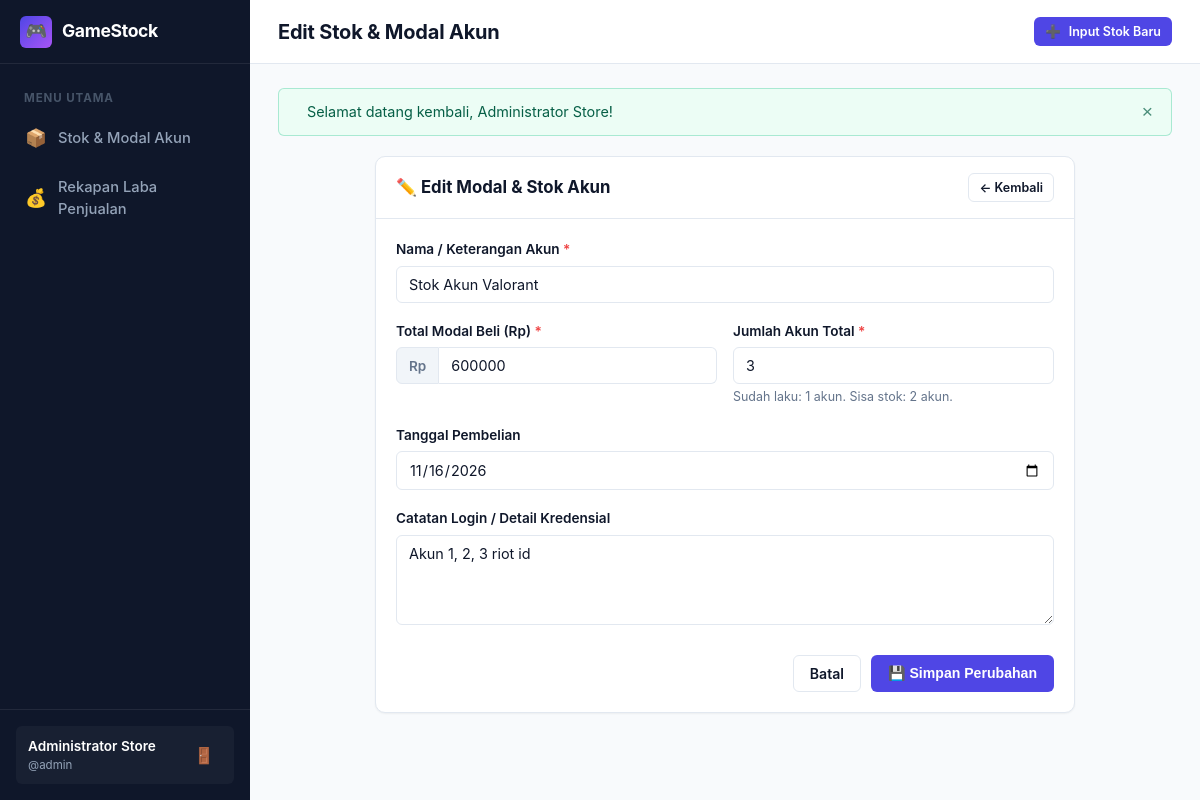
Page /stok_form.php?id=2 (signed in) on the committed database.
### tables this page shows
CREATE TABLE IF NOT EXISTS `stok_akun` (
    `id` INT AUTO_INCREMENT PRIMARY KEY,
    `tanggal_beli` DATE NOT NULL,
    `nama_akun` VARCHAR(150) NOT NULL,
    `modal` DECIMAL(12, 2) NOT NULL DEFAULT 0.00,
    `jumlah_total` INT NOT NULL DEFAULT 1,
    `sisa_stok` INT NOT NULL DEFAULT 1,
    `catatan_login` TEXT NULL,
    `created_at` DATETIME DEFAULT CURRENT_TIMESTAMP,
    `updated_at` DATETIME DEFAULT CURRENT_TIMESTAMP ON UPDATE CURRENT_TIMESTAMP
);

### config/database.php (called while the page is built, shortened)
<?php
function clean($data) {
    return htmlspecialchars(trim($data ?? ''), ENT_QUOTES, 'UTF-8');
}

### stok_form.php (the view, shortened to what this page needs)
<?php
require_once __DIR__ . '/includes/header.php';
$id = (int)($_GET['id'] ?? 0);
$stmt = mysqli_prepare($conn, "SELECT * FROM stok_akun WHERE id = ? LIMIT 1");
mysqli_stmt_bind_param($stmt, "i", $id);
mysqli_stmt_execute($stmt);
$res = mysqli_stmt_get_result($stmt);
$stok = mysqli_fetch_assoc($res);
$qTerjual = mysqli_query($conn, "SELECT SUM(jumlah_terjual) AS terjual FROM penjualan WHERE stok_id = $id");
$dTerjual = mysqli_fetch_assoc($qTerjual);
$sudahTerjual = (int)($dTerjual['terjual'] ?? 0);
?>
<div style="max-width: 700px; margin: 0 auto;">
    <div class="card">
        <div class="card-header">
            <h3 class="card-title">
                <span>✏️ Edit Modal & Stok Akun</span>
            </h3>
            <a href="index.php" class="btn btn-outline btn-sm">&larr; Kembali</a>
        </div>
        <div class="card-body">
            <form action="stok_form.php?id=<?= $id; ?>" method="POST">
                <div class="form-group">
                    <label for="nama_akun" class="form-label">
                        Nama / Keterangan Akun <span class="required">*</span>
                    </label>
                    <input type="text" name="nama_akun" id="nama_akun" class="form-control"
                           value="<?= clean($_POST['nama_akun'] ?? $stok['nama_akun']); ?>" required>
                </div>
                <div class="form-row">
                    <div class="form-group">
                        <label for="modal" class="form-label">
                            Total Modal Beli (Rp) <span class="required">*</span>
                        </label>
                        <div class="input-group">
                            <span class="input-addon">Rp</span>
                            <input type="number" name="modal" id="modal" class="form-control"
                                   value="<?= clean($_POST['modal'] ?? (int)$stok['modal']); ?>" min="0" step="1000" required>
                        </div>
                    </div>
                    <div class="form-group">
                        <label for="jumlah_total" class="form-label">
                            Jumlah Akun Total <span class="required">*</span>
                        </label>
                        <input type="number" name="jumlah_total" id="jumlah_total" class="form-control"
                               value="<?= clean($_POST['jumlah_total'] ?? $stok['jumlah_total']); ?>" min="1" required>
                        <div class="form-help">Sudah laku: <?= $sudahTerjual; ?> akun. Sisa stok: <?= $stok['sisa_stok']; ?> akun.</div>
                    </div>
                </div>
                <div class="form-group">
                    <label for="tanggal_beli" class="form-label">Tanggal Pembelian</label>
                    <input type="date" name="tanggal_beli" id="tanggal_beli" class="form-control"
                           value="<?= clean($_POST['tanggal_beli'] ?? $stok['tanggal_beli']); ?>" required>
                </div>
                <div class="form-group">
                    <label for="catatan_login" class="form-label">Catatan Login / Detail Kredensial</label>
                    <textarea name="catatan_login" id="catatan_login" class="form-control" rows="3"><?= clean($_POST['catatan_login'] ?? $stok['catatan_login']); ?></textarea>
                </div>
                <div style="margin-top: 24px; display: flex; gap: 10px; justify-content: flex-end;">
                    <a href="index.php" class="btn btn-outline">Batal</a>
                    <button type="submit" class="btn btn-primary">
                        <span>💾 Simpan Perubahan</span>
                    </button>
                </div>
            </form>
        </div>
    </div>
</div>
<?php require_once __DIR__ . '/includes/footer.php'; ?>

### assets/css/style.css (style rules this page uses)
:root { --font-family: -apple-system, BlinkMacSystemFont, "Segoe UI", Roboto, Oxygen, Ubuntu, Cantarell, "Helvetica Neue", sans-serif; --bg-body: #f8fafc; --bg-surface: #ffffff; --bg-sidebar: #0f172a; --bg-sidebar-hover: #1e293b; --bg-sidebar-active: #334155; --text-main: #0f172a; --text-muted: #64748b; --text-light: #94a3b8; --text-white: #ffffff; --border-color: #e2e8f0; --border-focus: #6366f1; --primary: #4f46e5; --primary-hover: #4338ca; --primary-light: #eef2ff; --success: #10b981; --success-hover: #059669; --success-light: #ecfdf5; --success-text: #065f46; --warning: #f59e0b; --warning-hover: #d97706; --warning-light: #fffbeb; --warning-text: #92400e; --danger: #ef4444; --danger-hover: #dc2626; --danger-light: #fef2f2; --danger-text: #991b1b; --info: #0284c7; --info-light: #f0f9ff; --info-text: #075985; --shadow-sm: 0 1px 2px 0 rgba(0, 0, 0, 0.05); --shadow-md: 0 4px 6px -1px rgba(0, 0, 0, 0.07), 0 2px 4px -2px rgba(0, 0, 0, 0.05); --shadow-lg: 0 10px 15px -3px rgba(0, 0, 0, 0.08), 0 4px 6px -4px rgba(0, 0, 0, 0.04); --sidebar-width: 250px; --header-height: 64px; --radius-sm: 6px; --radius-md: 10px; --radius-lg: 14px; }
*, *::before, *::after { box-sizing: border-box; margin: 0; padding: 0; }
body { font-family: var(--font-family); background-color: var(--bg-body); color: var(--text-main); line-height: 1.5; -webkit-font-smoothing: antialiased; }
a { color: var(--primary); text-decoration: none; transition: color 0.15s ease; }
.card { background-color: var(--bg-surface); border: 1px solid var(--border-color); border-radius: var(--radius-md); box-shadow: var(--shadow-sm); margin-bottom: 24px; }
.card-header { padding: 16px 20px; border-bottom: 1px solid var(--border-color); display: flex; align-items: center; justify-content: space-between; flex-wrap: wrap; gap: 12px; }
.card-title { font-size: 1.05rem; font-weight: 700; color: var(--text-main); display: flex; align-items: center; gap: 8px; }
.card-body { padding: 20px; }
.btn { display: inline-flex; align-items: center; justify-content: center; gap: 8px; padding: 8px 16px; font-size: 0.88rem; font-weight: 600; border-radius: var(--radius-sm); border: 1px solid transparent; cursor: pointer; transition: all 0.2s ease; line-height: 1.4; text-decoration: none; }
.btn-sm { padding: 5px 10px; font-size: 0.78rem; }
.btn-primary { background-color: var(--primary); color: var(--text-white); }
.btn-outline { background-color: transparent; border-color: var(--border-color); color: var(--text-main); }
.form-group { margin-bottom: 18px; }
.form-label { display: block; font-size: 0.85rem; font-weight: 600; color: var(--text-main); margin-bottom: 6px; }
.form-label .required { color: var(--danger); }
.form-control, .form-select { width: 100%; padding: 9px 12px; font-size: 0.9rem; font-family: inherit; color: var(--text-main); background-color: var(--bg-surface); border: 1px solid var(--border-color); border-radius: var(--radius-sm); outline: none; transition: border-color 0.2s ease, box-shadow 0.2s ease; }
.form-control::placeholder { color: var(--text-light); }
textarea.form-control { min-height: 90px; resize: vertical; }
.form-help { font-size: 0.78rem; color: var(--text-muted); margin-top: 4px; }
.form-row { display: grid; grid-template-columns: repeat(auto-fit, minmax(220px, 1fr)); gap: 16px; }
.input-group { display: flex; align-items: stretch; width: 100%; }
.input-addon { display: flex; align-items: center; padding: 0 12px; background-color: #f1f5f9; border: 1px solid var(--border-color); color: var(--text-muted); font-weight: 600; font-size: 0.85rem; border-radius: var(--radius-sm) 0 0 var(--radius-sm); white-space: nowrap; }
.input-group .form-control { border-radius: 0 var(--radius-sm) var(--radius-sm) 0; border-left: none; }

### rows in the picture
stok_akun: nama_akun "Stok Akun Valorant", modal "600000", jumlah_total "3", sisa_stok "2", tanggal_beli "11/16/2026", catatan_login "Akun 1, 2, 3 riot id"

### other values in the picture
$currentUser['nama_lengkap'] "Administrator Store"
$currentUser['username'] "admin"
$pageTitle "Edit Stok & Modal Akun"
$text "Selamat datang kembali, Administrator Store!"
$sudahTerjual "1"
